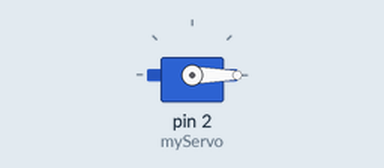
Simulated run of this sketch. Board: Arduino Uno, built with avr-gcc and run on an emulated ATmega328P. Parts: servo.

Above: at 0.05 s.
At 3.0 s:
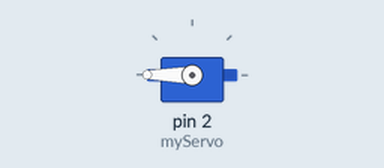
Timing chart, 0 to 6.9 s (numbered marks = the images above):
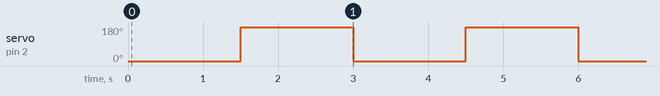

Measured:
- by itself, servo on pin 2 (myServo): alternates 180° for 1.5 s and 0° for 1.5 s

The sketch:

servo.ino
```cpp
#include <Servo.h>

Servo myServo;

void setup() {
  myServo.attach(2);
}

void loop() {
  myServo.write(0);
  delay(1500);

  myServo.write(300);
  delay(1500);
}
```
